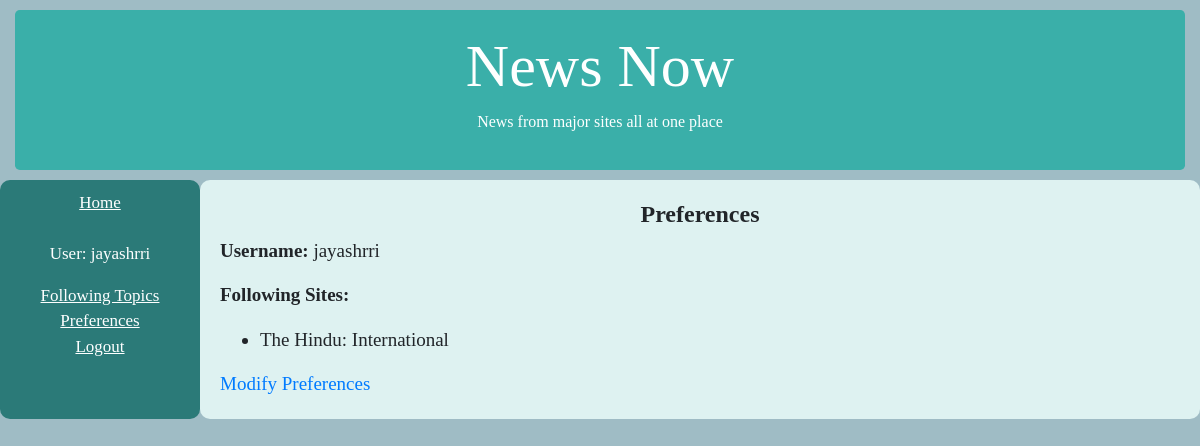
/newspage/preferences/1 (signed in), run on the app's committed database.
### newspage/models.py (models this page shows, shortened)
class UserPreferences(models.Model):
    user_name=models.OneToOneField(User, on_delete=models.CASCADE)
    following_sites=models.ManyToManyField(FeedList, help_text='Select sites to follow')
    def __str__(self):
        return f'{self.user_name}'
    __str__.short_description='Username'
    def display_sites(self):
        return '\n'.join([str(sites) for sites in self.following_sites.all()])
    display_sites.short_description='Sites Following'
    class Meta:
        verbose_name='User Preference'
        verbose_name_plural='User Preferences'

class FeedList(models.Model):
    main_site=models.ForeignKey(MainSite, on_delete=models.SET_NULL, null=True, help_text='Enter the name of the Main Site')
    topic_name=models.CharField(max_length=100, help_text='Enter the topic of articles')
    url=models.CharField(max_length=1000, help_text='Enter URL of topic RSS Feed')
    last_update=models.DateTimeField(default=None, blank=True, null=True)
    def __str__(self):
        return f'{self.main_site.name}: {self.topic_name}'
    __str__.short_description='Feed Name'
    class Meta:
        verbose_name='Feed List'

class MainSite(models.Model):
    name=models.CharField(max_length=100, help_text='Enter name of main site')
    class Meta:
        verbose_name='Main Site'

### newspage/views.py (the view)
# urls.py: path('preferences/<int:pk>', views.UserPreferencesDetail.as_view(), name='user-prefs'),
class UserPreferencesDetail(DetailView):
    model=UserPreferences
    template_name='preferences_detail.html'

### newspage/templates/preferences_detail.html
{% extends 'base_generic.html' %}
{% block content %}
<h4>Preferences</h4>
<p><strong>Username: </strong>{{ userpreferences.user_name.username }}</p>
<p><strong>Following Sites: </strong></p>
<ul>
{% for site in userpreferences.following_sites.all %}
    <li>{{ site }}</li>
{% endfor %}
</ul>
<a href="{% url 'user-prefs-update' user.userpreferences.pk %}">Modify Preferences</a>
{% endblock %}

### newspage/templates/base_generic.html (shortened to what this page needs)
<!DOCTYPE html>
<html>
    <head>
        <link rel="stylesheet" href="https://stackpath.bootstrapcdn.com/bootstrap/4.1.3/css/bootstrap.min.css">
        {% load static %}
        <link rel="stylesheet" href="{% static 'style.css' %}">
    </head>
    <body>
        <div class="container-fluid">
            <div class="jumbotron">
                <div class="text-center">
                    <h1>News Now</h1>
                    <p>
                        News from major sites all at one place
                    </p>
                </div>
            </div>
            <div class="row">
                <div class="col-sm-2">
                    {% block sidebar %}
                    <ul class="sidebar-nav">
                        <li><a href="{% url 'index' %}">Home</a></li>
                        {% if user.is_authenticated %}
                        <br>
                        <p>User: {{user.username}}</p>
                        <li><a href="{% url 'topics' user.userpreferences.pk %}">Following Topics</a></li>
                        <li><a href="{% url 'user-prefs' user.userpreferences.pk %}">Preferences</a></li>
                        <li><a href="{% url 'logout' %}">Logout</a></li>
                        {% else %}
                        <li><a href="{% url 'login' %}">Login</a></li>
                        <li><a href="{% url 'signup' %}">Sign Up</a></li>
                        {% endif %}
                    </ul>
                    {% endblock %}
                </div>
                <div class="col-sm-10">
                    <div class="content">
                        {% block content %}
                        {% endblock %}
                    </div>
                </div>
            </div>
        </div>
    </body>
</html>

### newspage/static/style.css (style rules this page uses)
.sidebar-nav { list-style: none; padding: 10px; color: #FEFFFF; text-align: center; font-size: 17px; }
h4 { text-align: center; }
.sidebar-nav a { color: #FEFFFF; text-decoration: underline; }
.col-sm-2 { background-color: #2B7A78; border-radius: 10px; }
.jumbotron { margin-bottom: 10px; margin-top: 10px; padding: 20px; background-color: #3AAFA9; color: #FEFFFF; }
.jumbotron h1 { font-size: 60px; }
html body { background-color: rgb(159, 188, 197); font-family: Georgia, 'Times New Roman', Times, serif; }
.col-sm-10 { background-color: #DEF2F1; border-radius: 10px; padding: 20px; font-size: 19px; }
.col-sm-10 h4 { text-align: center; font-weight: bold; }

### data on the page
UserPreferences: user_name.username "jayashrri"
FeedList: main_site+topic_name "The Hindu: International"

### other printed values
{{ user.username }} "jayashrri"
